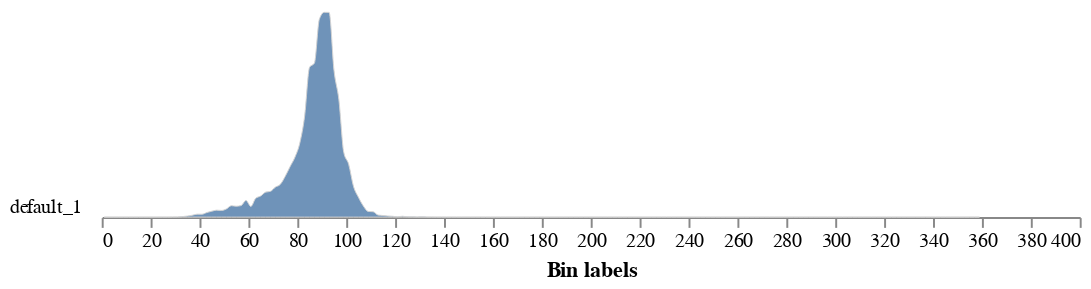

The cell this chart's notebook holds for it:
### Code cell
############### VIS (RGB) Analysis ################ 
analysis_image = pcv.analyze.size(img=img, labeled_mask=mask, label="default")
color_histogram = pcv.analyze.color(rgb_img=img, labeled_mask=mask, label="default")

### Figure 1 — Vega-Lite specification as saved in the notebook (floating-point values rounded to 4 significant figures; data arrays with more than 128 entries replaced by an {"elided": "..."} marker saying what was removed)
{"config": {"view": {"continuousWidth": 300, "continuousHeight": 300, "stroke": null}, "axis": {"grid": false}, "facet": {"columns": 1, "spacing": 0}, "title": {"anchor": "end"}}, "data": {"name": "data-d90b04d474a6cb0b7b267de111bd579c"}, "facet": {"field": "sample", "header": {"labelAngle": 0, "labelAlign": "left", "labelOrient": "left"}, "title": null, "type": "nominal"}, "spec": {"mark": {"type": "area", "fillOpacity": 0.8, "interpolate": "monotone", "stroke": "lightgray", "strokeWidth": 0.5}, "encoding": {"x": {"field": "label", "title": "Bin labels", "type": "quantitative"}, "y": {"axis": null, "field": "value", "scale": {"range": [10, -100]}, "type": "quantitative"}}, "height": 10, "width": 500}, "bounds": "flush", "$schema": "https://vega.github.io/schema/vega-lite/v5.20.1.json", "datasets": {"data-d90b04d474a6cb0b7b267de111bd579c": {"elided": "180 records"}}}
